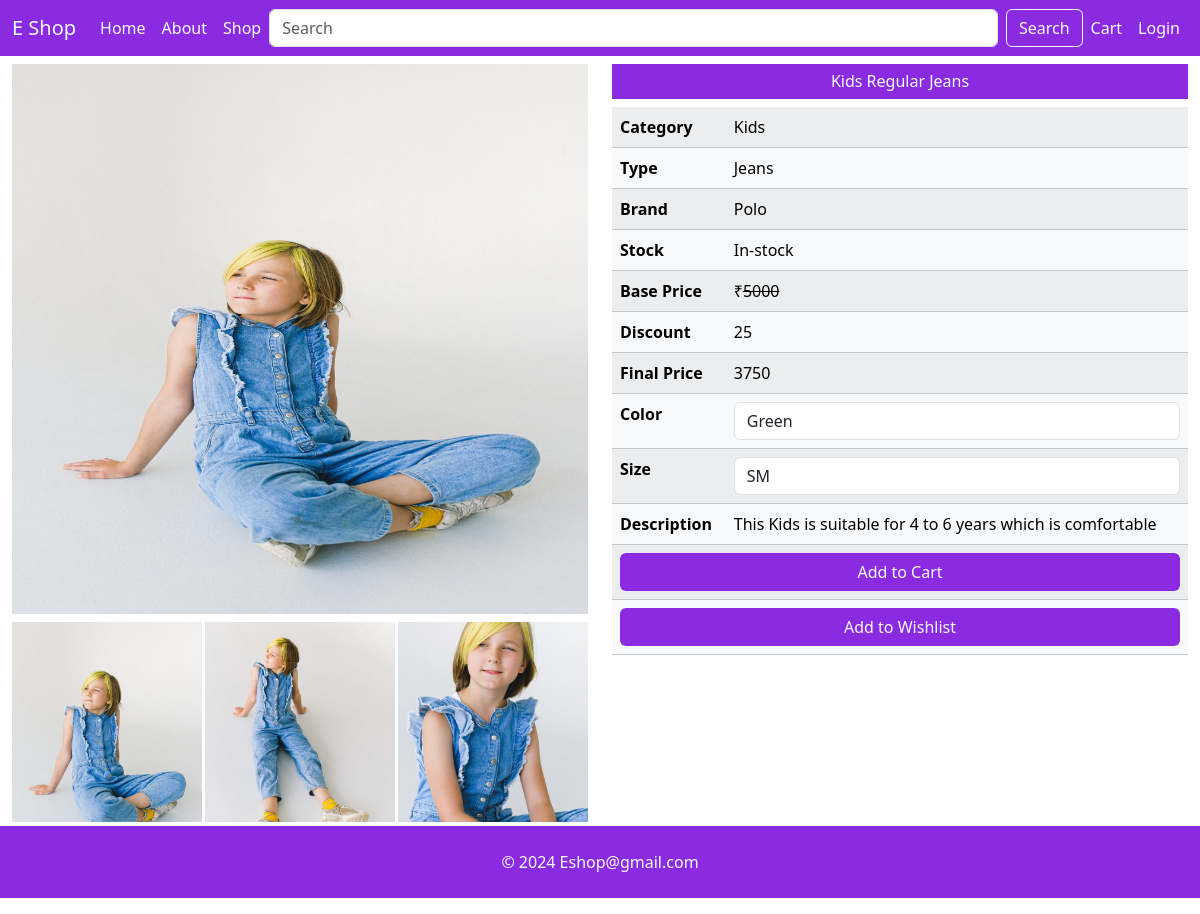
Page /single-product/11/ on the committed database.
### MainApp/models.py (models this page shows, shortened)
class Product(models.Model):
    id = models.AutoField(primary_key=True)
    name = models.CharField(max_length=100)
    maincategory = models.ForeignKey(Maincategory , on_delete=models.CASCADE)
    subcategory = models.ForeignKey(Subcategory , on_delete=models.CASCADE)
    brand = models.ForeignKey(Brand , on_delete=models.CASCADE)
    seller = models.ForeignKey(Seller, on_delete=models.CASCADE , default=None)
    baseprice = models.IntegerField()
    discount = models.IntegerField()
    finalprice = models.IntegerField()
    size = models.CharField(max_length=100)
    color = models.CharField(max_length=100)
    description = models.TextField()
    stock = models.CharField(max_length=20 , default='In Stock')
    pic1 = models.ImageField(upload_to='images')
    pic2 = models.ImageField(upload_to='images', default=None , null=True, blank=True)
    pic3 = models.ImageField(upload_to='images', default=None , null=True, blank=True)

class Maincategory(models.Model):
    id = models.AutoField(primary_key=True)
    name = models.CharField(max_length=100)
    def __str__(self):
        return self.name

class Subcategory(models.Model):
    id = models.AutoField(primary_key=True)
    name = models.CharField(max_length=100)
    def __str__(self):
        return self.name

class Brand(models.Model):
    id = models.AutoField(primary_key=True)
    name = models.CharField(max_length=100)
    def __str__(self):
        return self.name

### MainApp/views.py (the view)
# urls.py: path('single-product/<id>/',singleProduct),
def singleProduct(request, id):
    product = Product.objects.get(id = id)
    color = product.color.split(',')
    color = color[:-1]
    size = product.size.split(',')
    size = size[:-1]
    context = {'title': 'Product Page','product': product,"color":color, "size":size}
    return render(request , "singleProduct.html",context)

### MainApp/templates/singleProduct.html (shortened to what this page needs)
{% extends 'base.html' %}
{% load static %}
{% block start %}
<div class="container-fluid">
    <div class="row mt-2">
        <div class="col-md-6 col-12">
            <div id="carouselExampleSlidesOnly" class="carousel slide" data-bs-ride="carousel">
                <div class="carousel-inner">
                    <div class="carousel-item active">
                        <img src="{{product.pic1.url}}" height="550px" class="d-block w-100" alt="...">
                    </div>
                </div>
            </div>
            <div class="mt-2 d-flex justify-content-between">
                <img src="{{product.pic1.url}}" alt="" height="200px" width="33%" style="object-fit: cover;">
                <img src="{{product.pic2.url}}" alt="" height="200px" width="33%" style="object-fit: cover;">
                <img src="{{product.pic3.url}}" alt="" height="200px" width="33%" style="object-fit: cover;">
            </div>
        </div>
        <div class="col-md-6 col-12">
            <h6 class="text-center background p-2 text-light">{{product.name}}</h6>
            <table class="table table-light table-striped table-hover">
                <tr>
                    <th>Category</th>
                    <td>{{product.maincategory}}</td>
                </tr>
                <tr>
                    <th>Type</th>
                    <td>{{product.subcategory}}</td>
                </tr>
                <tr>
                    <th>Brand</th>
                    <td>{{product.brand}}</td>
                </tr>
                <tr>
                    <th>Stock</th>
                    <td>{{product.stock}}</td>
                </tr>
                <tr>
                    <th>Base Price</th>
                    <td>&#8377;<del>{{product.baseprice}}</del></td>
                </tr>
                <tr>
                    <th>Discount</th>
                    <td>{{product.discount}}</td>
                </tr>
                <tr>
                    <th>Final Price</th>
                    <td>{{product.finalprice}}</td>
                </tr>
                <form action="/add-to-cart/" method="post">
                    <tr>
                        <th>Color</th>
                        <td>
                            <select name="color" class="form-control">
                                {% for i in color %}
                                <option value="{{i}}">{{i}}</option>
                                {% endfor %}
                            </select>
                        </td>
                    </tr>
                    <tr>
                        <th>Size</th>
                        <td>
                            <select name="size" class="form-control">
                                {% for i in size %}
                                <option value="{{i}}">{{i}}</option>
                                {% endfor %}
                            </select>
                        </td>
                    </tr>
                    <tr>
                        <th>Description</th>
                        <td>{{product.description}}</td>
                    </tr>
                    <tr>
                        <th colspan="2"><button type="submit" class="btn text-light w-100"
                                style="background-color: blueviolet;">Add to Cart</button></th>
                    </tr>
                </form>
                <tr>
                    <th colspan="2"><a href="/add-to-wishlist/{{product.id}}/" class="btn text-light w-100"
                            style="background-color: blueviolet;">Add to Wishlist</a>
                    </th>
                </tr>
            </table>
        </div>
    </div>
</div>
{% endblock %}

### MainApp/static/css/Style.css (style rules this page uses)
.background { background-color: blueviolet; }

### rows in the picture
Product: pic1 (picture), pic2 (picture), pic3 (picture), name "Kids Regular Jeans", maincategory "Kids", subcategory "Jeans", brand "Polo", stock "In-stock", baseprice "5000", discount "25", finalprice "3750", description "This Kids is suitable for 4 to 6 years which is comfortable"

### other values in the picture
form field color "Green"
form field size "SM"
